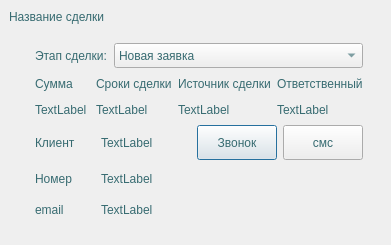
<?xml version="1.0" encoding="UTF-8"?>
<ui version="4.0">
 <class>DealWidgetClass</class>
 <widget class="QDialog" name="DealWidgetClass">
  <property name="geometry">
   <rect>
    <x>0</x>
    <y>0</y>
    <width>391</width>
    <height>245</height>
   </rect>
  </property>
  <property name="windowTitle">
   <string>DealWidget</string>
  </property>
  <property name="styleSheet">
   <string notr="true">QWidget {
color:rgb(55, 107, 113);
}</string>
  </property>
  <widget class="QLabel" name="dealLbl">
   <property name="geometry">
    <rect>
     <x>9</x>
     <y>9</y>
     <width>381</width>
     <height>16</height>
    </rect>
   </property>
   <property name="text">
    <string>Название сделки</string>
   </property>
  </widget>
  <widget class="QWidget" name="layoutWidget">
   <property name="geometry">
    <rect>
     <x>9</x>
     <y>32</y>
     <width>381</width>
     <height>201</height>
    </rect>
   </property>
   <layout class="QGridLayout" name="gridLayout">
    <item row="0" column="0">
     <layout class="QHBoxLayout" name="horizontalLayout_3">
      <item>
       <widget class="QLabel" name="statusSaleLbl">
        <property name="sizePolicy">
         <sizepolicy hsizetype="Fixed" vsizetype="Fixed">
          <horstretch>0</horstretch>
          <verstretch>0</verstretch>
         </sizepolicy>
        </property>
        <property name="maximumSize">
         <size>
          <width>16777215</width>
          <height>25</height>
         </size>
        </property>
        <property name="text">
         <string>Этап сделки:</string>
        </property>
       </widget>
      </item>
      <item>
       <widget class="QComboBox" name="statusComboBox">
        <property name="sizePolicy">
         <sizepolicy hsizetype="Preferred" vsizetype="Minimum">
          <horstretch>0</horstretch>
          <verstretch>0</verstretch>
         </sizepolicy>
        </property>
        <property name="maximumSize">
         <size>
          <width>300</width>
          <height>25</height>
         </size>
        </property>
        <item>
         <property name="text">
          <string>Новая заявка</string>
         </property>
        </item>
        <item>
         <property name="text">
          <string>Переговоры</string>
         </property>
        </item>
        <item>
         <property name="text">
          <string>Принятие решения</string>
         </property>
        </item>
        <item>
         <property name="text">
          <string>Согласование договора</string>
         </property>
        </item>
        <item>
         <property name="text">
          <string>Завершить сделку</string>
         </property>
        </item>
       </widget>
      </item>
     </layout>
    </item>
    <item row="1" column="0">
     <layout class="QHBoxLayout" name="horizontalLayout">
      <item>
       <layout class="QVBoxLayout" name="sumLayout">
        <item>
         <widget class="QLabel" name="sumLbl">
          <property name="text">
           <string>Сумма</string>
          </property>
         </widget>
        </item>
        <item>
         <widget class="QLabel" name="sum">
          <property name="text">
           <string>TextLabel</string>
          </property>
         </widget>
        </item>
       </layout>
      </item>
      <item>
       <layout class="QVBoxLayout" name="timeDealLayout">
        <item>
         <widget class="QLabel" name="timeDealLbl">
          <property name="text">
           <string>Сроки сделки</string>
          </property>
         </widget>
        </item>
        <item>
         <widget class="QLabel" name="timeDeal">
          <property name="text">
           <string>TextLabel</string>
          </property>
         </widget>
        </item>
       </layout>
      </item>
      <item>
       <layout class="QVBoxLayout" name="sourceDealLayout">
        <item>
         <widget class="QLabel" name="sourceDealLbl">
          <property name="text">
           <string>Источник сделки</string>
          </property>
         </widget>
        </item>
        <item>
         <widget class="QLabel" name="sourceDeal">
          <property name="text">
           <string>TextLabel</string>
          </property>
         </widget>
        </item>
       </layout>
      </item>
      <item>
       <layout class="QVBoxLayout" name="responsibleLayout">
        <item>
         <widget class="QLabel" name="responsibleLbl">
          <property name="text">
           <string>Ответственный</string>
          </property>
         </widget>
        </item>
        <item>
         <widget class="QLabel" name="responsible">
          <property name="text">
           <string>TextLabel</string>
          </property>
         </widget>
        </item>
       </layout>
      </item>
     </layout>
    </item>
    <item row="2" column="0">
     <layout class="QHBoxLayout" name="horizontalLayout_7">
      <item>
       <layout class="QHBoxLayout" name="horizontalLayout_2">
        <item>
         <widget class="QLabel" name="clientLbl">
          <property name="maximumSize">
           <size>
            <width>60</width>
            <height>25</height>
           </size>
          </property>
          <property name="text">
           <string>Клиент</string>
          </property>
         </widget>
        </item>
        <item>
         <widget class="QLabel" name="client">
          <property name="maximumSize">
           <size>
            <width>90</width>
            <height>25</height>
           </size>
          </property>
          <property name="text">
           <string>TextLabel</string>
          </property>
         </widget>
        </item>
       </layout>
      </item>
      <item>
       <layout class="QHBoxLayout" name="horizontalLayout_6">
        <item>
         <widget class="QPushButton" name="phoneCallBtn">
          <property name="sizePolicy">
           <sizepolicy hsizetype="MinimumExpanding" vsizetype="MinimumExpanding">
            <horstretch>0</horstretch>
            <verstretch>0</verstretch>
           </sizepolicy>
          </property>
          <property name="minimumSize">
           <size>
            <width>0</width>
            <height>35</height>
           </size>
          </property>
          <property name="maximumSize">
           <size>
            <width>80</width>
            <height>35</height>
           </size>
          </property>
          <property name="text">
           <string>Звонок</string>
          </property>
         </widget>
        </item>
        <item>
         <widget class="QPushButton" name="smsBtn">
          <property name="sizePolicy">
           <sizepolicy hsizetype="MinimumExpanding" vsizetype="MinimumExpanding">
            <horstretch>0</horstretch>
            <verstretch>0</verstretch>
           </sizepolicy>
          </property>
          <property name="minimumSize">
           <size>
            <width>0</width>
            <height>35</height>
           </size>
          </property>
          <property name="maximumSize">
           <size>
            <width>80</width>
            <height>35</height>
           </size>
          </property>
          <property name="text">
           <string>смс</string>
          </property>
         </widget>
        </item>
       </layout>
      </item>
     </layout>
    </item>
    <item row="3" column="0">
     <layout class="QHBoxLayout" name="horizontalLayout_4">
      <item>
       <widget class="QLabel" name="numberLbl">
        <property name="maximumSize">
         <size>
          <width>60</width>
          <height>25</height>
         </size>
        </property>
        <property name="text">
         <string>Номер</string>
        </property>
       </widget>
      </item>
      <item>
       <widget class="QLabel" name="number">
        <property name="maximumSize">
         <size>
          <width>16777215</width>
          <height>25</height>
         </size>
        </property>
        <property name="text">
         <string>TextLabel</string>
        </property>
       </widget>
      </item>
     </layout>
    </item>
    <item row="4" column="0">
     <layout class="QHBoxLayout" name="horizontalLayout_5">
      <item>
       <widget class="QLabel" name="emailLbl">
        <property name="maximumSize">
         <size>
          <width>60</width>
          <height>25</height>
         </size>
        </property>
        <property name="text">
         <string>email</string>
        </property>
       </widget>
      </item>
      <item>
       <widget class="QLabel" name="email">
        <property name="maximumSize">
         <size>
          <width>16777215</width>
          <height>25</height>
         </size>
        </property>
        <property name="text">
         <string>TextLabel</string>
        </property>
       </widget>
      </item>
     </layout>
    </item>
   </layout>
  </widget>
 </widget>
 <layoutdefault spacing="6" margin="11"/>
 <resources/>
 <connections/>
</ui>
